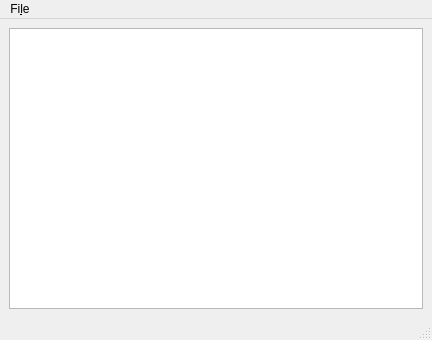
<?xml version="1.0" encoding="UTF-8"?>
<ui version="4.0">
 <class>MainWindow</class>
 <widget class="QMainWindow" name="MainWindow">
  <property name="geometry">
   <rect>
    <x>0</x>
    <y>0</y>
    <width>432</width>
    <height>340</height>
   </rect>
  </property>
  <property name="windowTitle">
   <string>MainWindow</string>
  </property>
  <widget class="QWidget" name="centralwidget">
   <layout class="QGridLayout" name="gridLayout">
    <item row="0" column="0">
     <widget class="QPlainTextEdit" name="plainTextEdit"/>
    </item>
   </layout>
  </widget>
  <widget class="QMenuBar" name="menubar">
   <property name="geometry">
    <rect>
     <x>0</x>
     <y>0</y>
     <width>432</width>
     <height>30</height>
    </rect>
   </property>
   <widget class="QMenu" name="menuFile">
    <property name="title">
     <string>Fi&amp;le</string>
    </property>
    <addaction name="actionOpen"/>
    <addaction name="actionSave"/>
    <addaction name="separator"/>
    <addaction name="actionExit"/>
   </widget>
   <addaction name="menuFile"/>
  </widget>
  <widget class="QStatusBar" name="statusbar"/>
  <action name="actionSave">
   <property name="text">
    <string>&amp;Save    </string>
   </property>
  </action>
  <action name="actionExit">
   <property name="text">
    <string>&amp;Exit</string>
   </property>
  </action>
  <action name="actionOpen">
   <property name="text">
    <string>Open</string>
   </property>
  </action>
 </widget>
 <resources/>
 <connections/>
</ui>
